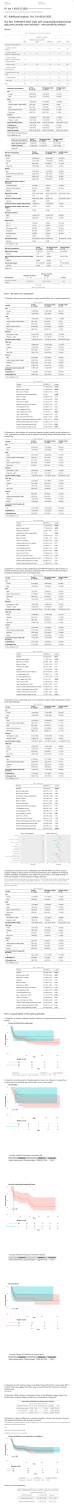
#> input picture sharex/IrGkjMHbUf.png, 887 x 18110 px, found by its file name (shown at 1/12 size); its folder holds only this picture in this run
$ python sharex_to_pdf.py
#> lines starting #> are read from the running program, lines starting #| are printed output that depends on the picture
def smart_pdf_ultra(
    folder_path,
    output_pdf="final_report.pdf",
    page_width_px=2480,
    margin_px=60,
    page_ratio=1.414,
    search_window=400
):
#> called with folder_path = 'sharex', output_pdf = 'final_report.pdf', page_width_px = 2480, margin_px = 60, page_ratio = 1.41, search_window = 400
    import os
    import numpy as np
    from PIL import Image

    # -----------------------------
    # ANALYSIS
    # -----------------------------
    def analyze(img):
        gray = np.array(img.convert("L"))
        row_means = np.mean(gray, axis=1)

        white = row_means / 255.0
        density = 1 - white

        return white, density, gray

    # -----------------------------
    # DETECT CONTINUOUS BANDS
    # -----------------------------
    def find_bands(signal, threshold, min_len=20, mode="above"):
        bands = []
        start = None

        for i, val in enumerate(signal):
            cond = val > threshold if mode == "above" else val < threshold

            if cond:
                if start is None:
                    start = i
            else:
                if start is not None:
                    if i - start >= min_len:
                        bands.append((start, i))
                    start = None

        if start is not None:
            bands.append((start, len(signal)))

        return bands

    # -----------------------------
    # HEADER DETECTION
    # -----------------------------
    def detect_headers(white, density):
        headers = []

        for i in range(10, len(white) - 10):
            # whitespace above + text below
            if white[i-5:i].mean() > 0.95 and density[i:i+5].mean() > 0.3:
                headers.append(i)

        return headers

    # -----------------------------
    # FIND BEST BREAK
    # -----------------------------
    def choose_break(white, density, headers, target_y):
        h = len(white)

        start = max(0, target_y - search_window)
        end = min(h, target_y + search_window)

        best_y = target_y
        best_score = -999

        for i in range(start, end):

            score = 0

            # whitespace preference
            score += white[i] * 2.0

            # avoid dense (figures)
            score -= density[i] * 2.5

            # prefer headers (break before sections)
            if any(abs(i - h0) < 10 for h0 in headers):
                score += 1.5

            # smooth band bonus
            if i > 5 and i < h - 5:
                local_white = white[i-5:i+5].mean()
                score += local_white * 1.5

            # distance penalty
            score -= abs(i - target_y) / search_window

            if score > best_score:
                best_score = score
                best_y = i

        return best_y

    # -----------------------------
    # FIGURE LOCKING
    # -----------------------------
    def adjust_avoid_figures(density, y):
        threshold = 0.45
        h = len(density)

        if density[y] > threshold:
            # move upward first
            for i in range(y, max(0, y - 300), -1):
                if density[i] < threshold:
                    return i

            # fallback downward
            for i in range(y, min(h, y + 300)):
                if density[i] < threshold:
                    return i

        return y

    # -----------------------------
    # MAIN
    # -----------------------------
    files = sorted([
        os.path.join(folder_path, f)
        for f in os.listdir(folder_path)
        if f.lower().endswith((".png", ".jpg", ".jpeg"))
    ])

    if not files:
        raise ValueError("No images found")

    pages = []

    for file in files:
        print(f"Processing: {file}")

        img = Image.open(file).convert("RGB")

        # resize
        w, h = img.size
#> w = 887; h = 18110
        scale = page_width_px / w
#> scale = 2.8
        img = img.resize((page_width_px, int(h * scale)), Image.LANCZOS)
#> img: PIL image 2480x50634 RGB

        white, density, gray = analyze(img)
        headers = detect_headers(white, density)
#> after the loop in detect_headers, `for i in range(10, len(white) - 10):`: headers = 549 values from 811 to 47572
#> headers = 549 values from 811 to 47572

        page_height = int(page_width_px * page_ratio)

        y = 0
        H = img.height
#> H = 50634

        while y < H:
            target = y + page_height

            if target >= H:
                crop = img.crop((0, y, page_width_px, H))
                y = H
            else:
                break_y = choose_break(white, density, headers, target)
                break_y = adjust_avoid_figures(density, break_y)

                # safety guards
                if break_y <= y + 300:
                    break_y = target

                if abs(break_y - target) > 300:
                    break_y = target

                crop = img.crop((0, y, page_width_px, break_y))
                y = break_y

            canvas = Image.new(
                "RGB",
                (page_width_px + 2*margin_px, crop.height + 2*margin_px),
                "white"
            )
            canvas.paste(crop, (margin_px, margin_px))

            pages.append(canvas)
#> this loop made 15 passes
#> (target, start in choose_break, end in choose_break, y) on passes 2 to 13: (7044, 6644, 7444, 7082), (10588, 10188, 10988, 10572), (14078, 13678, 14478, 14353), (17859, 17459, 18259, 17579), (21085, 20685, 21485, 21085), (24591, 24191, 24991, 24565), (28071, 27671, 28471, 27829), (31335, 30935, 31735, 31335), (34841, 34441, 35241, 35061), (38567, 38167, 38967, 38567), (42073, 41673, 42473, 42073), (45579, 45179, 45979, 45643)
#> (end in choose_break, y) on pass 1: (3906, 3538)
#> pass 1, in smart_pdf_ultra, `crop = img.crop((0, y, page_width_px, break_y))`:
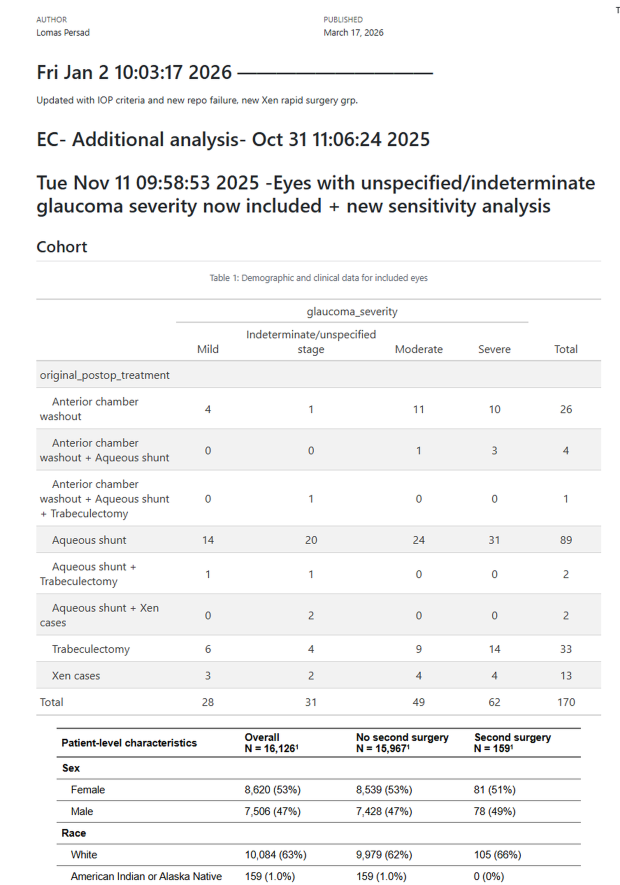
#> crop: PIL image 2480x3538 RGB (shown at 1/4 size); mean R, G, B 244.3, 244.3, 244.4
#> pass 2, in smart_pdf_ultra, `crop = img.crop((0, y, page_width_px, break_y))`:
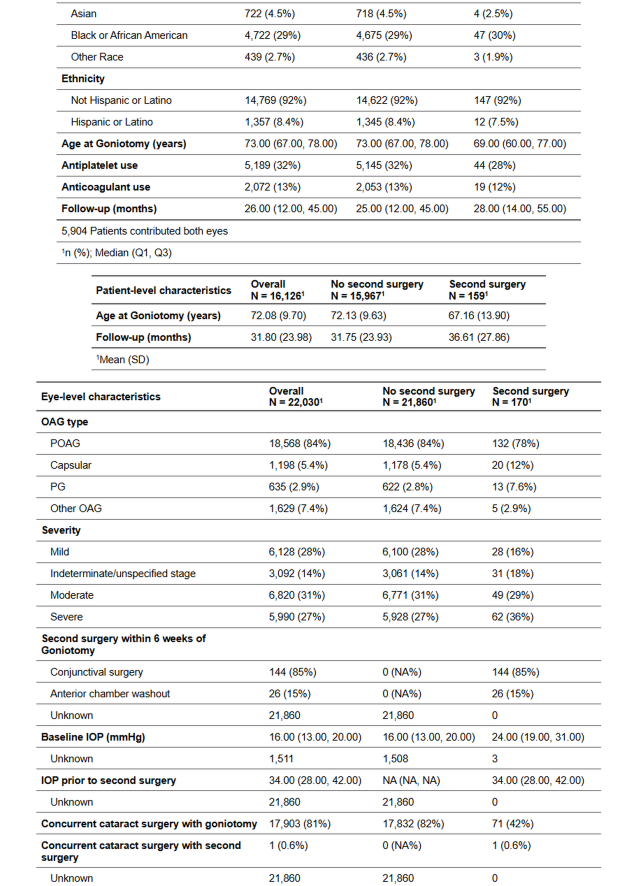
#> crop: PIL image 2480x3544 RGB (shown at 1/4 size); mean R, G, B 239.5, 239.5, 239.5
#> after the loop:
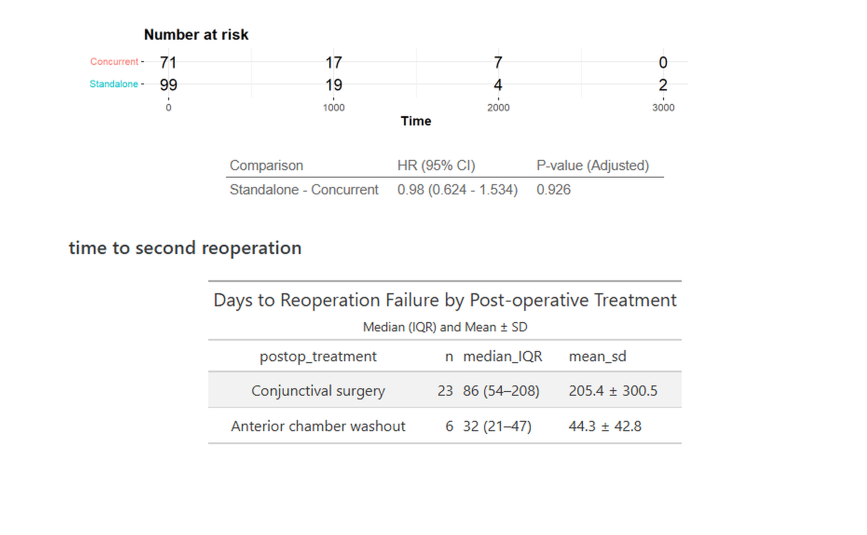
#> canvas: PIL image 2600x1605 RGB (shown at 1/3 size); mean R, G, B 250.2, 250.2, 250.3
#> after the loop:
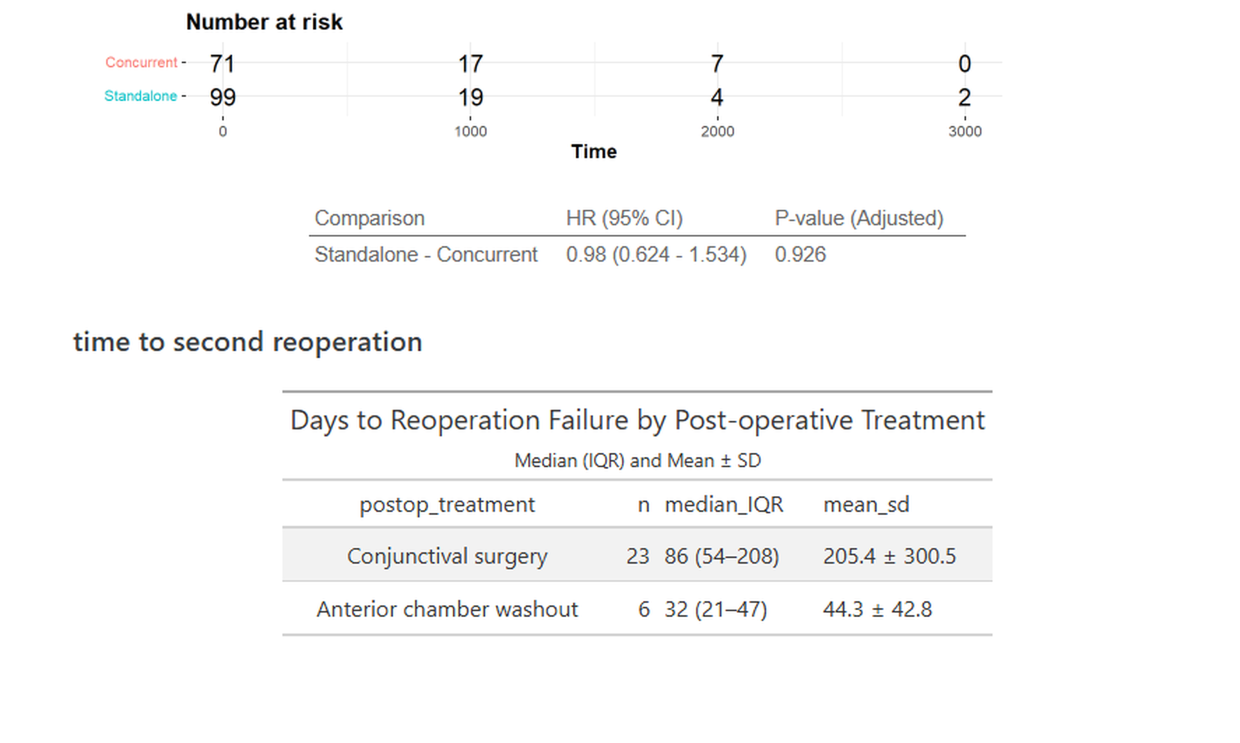
#> crop: PIL image 2480x1485 RGB (shown at 1/2 size); mean R, G, B 249.6, 249.6, 249.6
#> after the loop, pages = 15 items

    # save PDF
    pages[0].save(
        output_pdf,
        save_all=True,
        append_images=pages[1:],
        resolution=300
    )
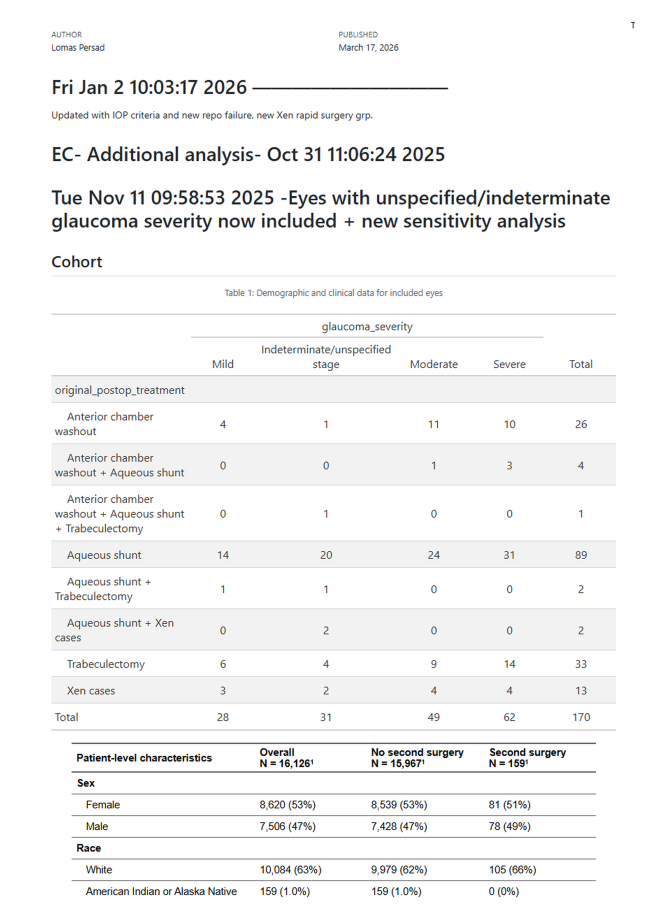
#> saved as final_report.pdf: PIL image 2600x3658 RGB (shown at 1/4 size); mean R, G, B 245.1, 245.2, 245.2

    print(f"✅ ULTRA PDF saved: {output_pdf}")

if __name__ == "__main__":
    smart_pdf_ultra(
        folder_path="sharex",
        output_pdf="final_report.pdf"
    )
